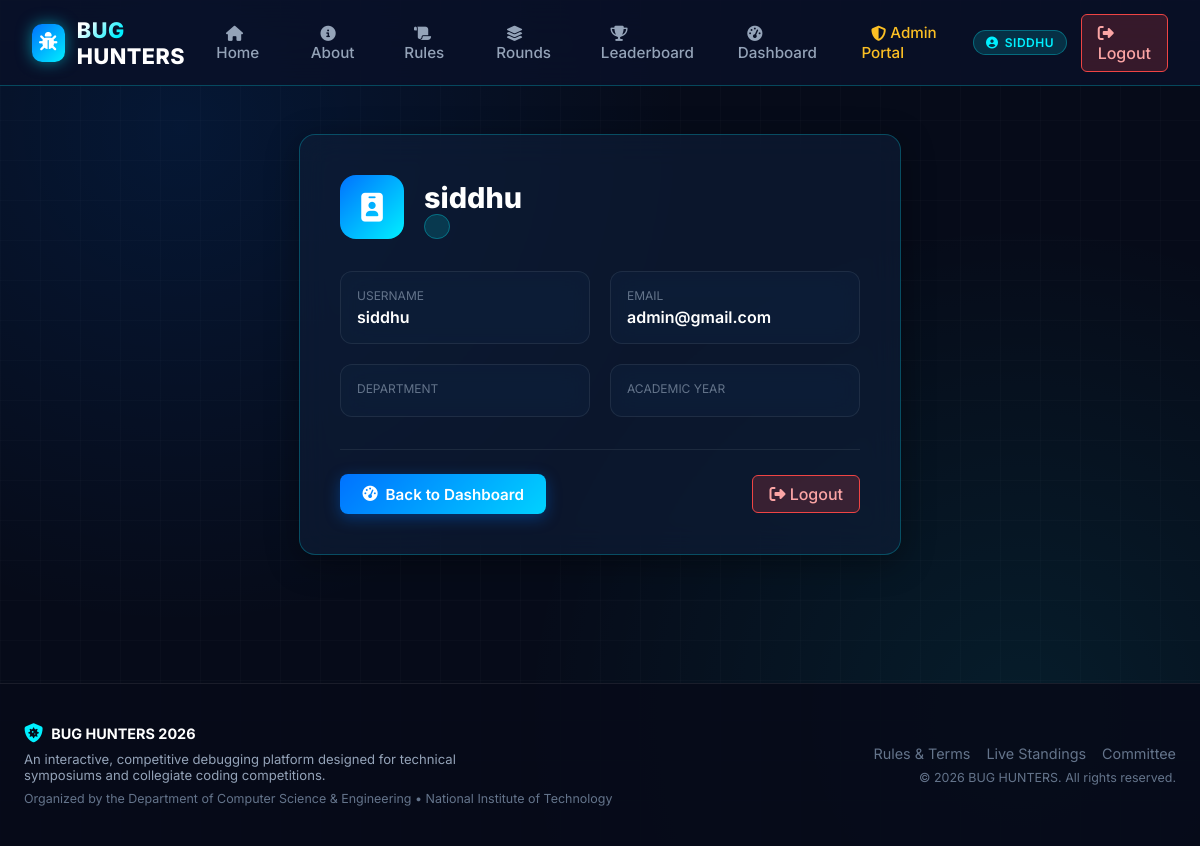
Page /accounts/profile/ (signed in) on the committed database.
### competition/models.py (models this page shows, shortened)
class CompetitionSettings(models.Model):
    title = models.CharField(max_length=200, default="BUG HUNTERS 2026")
    tagline = models.CharField(max_length=255, default="Think Smart. Debug Fast. Code Better.")
    college_name = models.CharField(max_length=255, default="Apex Institute of Technology")
    r1_qualifying_marks = models.IntegerField(default=9, help_text="Default 9 out of 15")
    r1_total_questions = models.IntegerField(default=15)
    r1_time_per_question_seconds = models.IntegerField(default=60, help_text="Time per question in seconds (1 min)")
    r1_enabled = models.BooleanField(default=True)
    r2_qualifying_marks = models.IntegerField(default=15, help_text="Default 15 out of 25")
    r2_total_questions = models.IntegerField(default=5)
    r2_time_per_question_seconds = models.IntegerField(default=300, help_text="Time per question in seconds (5 min)")
    r2_enabled = models.BooleanField(default=True)
    r3_total_questions = models.IntegerField(default=3)
    r3_time_per_question_seconds = models.IntegerField(default=600, help_text="Time per question in seconds (10 min)")
    r3_enabled = models.BooleanField(default=True)
    allow_registration = models.BooleanField(default=True)
    leaderboard_published = models.BooleanField(default=True)
    anti_cheating_enabled = models.BooleanField(default=True)
    max_warning_violations = models.IntegerField(default=3)
    updated_at = models.DateTimeField(auto_now=True)
    class Meta:
        verbose_name = "Competition Setting"
        verbose_name_plural = "Competition Settings"
    @classmethod
    def get_settings(cls):
        settings, created = cls.objects.get_or_create(id=1)
        return settings

### accounts/views.py (the view)
# urls.py: path('profile/', views.profile_view, name='profile'),
@login_required
def profile_view(request):
    return render(request, 'profile.html', {'user': request.user})

### competition/context_processors.py (called while the page is built)
def competition_context(request):
    settings = CompetitionSettings.get_settings()
    user_rounds = {}
    if request.user.is_authenticated:
        rounds = ParticipantRound.objects.filter(participant=request.user)
        for r in rounds:
            user_rounds[r.round_number] = r
    return {
        'comp_settings': settings,
        'user_rounds': user_rounds,
        'app_name': 'BUG HUNTERS',
    }

### templates/profile.html (shortened to what this page needs)
{% extends 'base.html' %}
{% block content %}
<div style="max-width: 650px; margin: 3rem auto; padding: 0 1.5rem 5rem;">
    <div class="glass-panel" style="padding: 2.5rem;">
        <div style="display: flex; align-items: center; gap: 1.25rem; margin-bottom: 2rem;">
            <div style="width: 64px; height: 64px; border-radius: 16px; background: linear-gradient(135deg, var(--electric-blue), var(--cyber-cyan)); display: flex; align-items: center; justify-content: center; font-size: 1.8rem; color: #fff;">
                <i class="fas fa-id-badge"></i>
            </div>
            <div>
                <h2 style="font-size: 1.8rem; font-weight: 800; color: #fff; margin: 0;">
                    {{ user.profile.full_name|default:user.username }}
                </h2>
                <span class="badge-cyber">{{ user.profile.roll_number }}</span>
            </div>
        </div>
        <div style="display: grid; grid-template-columns: 1fr 1fr; gap: 1.25rem; margin-bottom: 2rem;">
            <div class="glass-card-static" style="padding: 1rem;">
                <div style="font-size: 0.75rem; color: var(--text-dim); text-transform: uppercase;">Username</div>
                <div style="color: #fff; font-weight: 600; margin-top: 0.25rem;">{{ user.username }}</div>
            </div>
            <div class="glass-card-static" style="padding: 1rem;">
                <div style="font-size: 0.75rem; color: var(--text-dim); text-transform: uppercase;">Email</div>
                <div style="color: #fff; font-weight: 600; margin-top: 0.25rem;">{{ user.email }}</div>
            </div>
            <div class="glass-card-static" style="padding: 1rem;">
                <div style="font-size: 0.75rem; color: var(--text-dim); text-transform: uppercase;">Department</div>
            </div>
            <div class="glass-card-static" style="padding: 1rem;">
                <div style="font-size: 0.75rem; color: var(--text-dim); text-transform: uppercase;">Academic Year</div>
            </div>
        </div>
        <div style="display: flex; justify-content: space-between; align-items: center; padding-top: 1.5rem; border-top: 1px solid var(--border-glass);">
            <a href="{% url 'dashboard' %}" class="btn-cyber">
                <i class="fas fa-tachometer-alt"></i> Back to Dashboard
            </a>
            <a href="{% url 'logout' %}" class="btn-danger-cyber">
                <i class="fas fa-sign-out-alt"></i> Logout
            </a>
        </div>
    </div>
</div>
{% endblock %}

### templates/base.html (shortened to what this page needs)
{% load static %}
<!DOCTYPE html>
<html lang="en">
<head>
    <link rel="stylesheet" href="https://cdnjs.cloudflare.com/ajax/libs/font-awesome/6.5.1/css/all.min.css">
    <link rel="stylesheet" href="{% static 'css/styles.css' %}">
</head>
<body>
    <nav class="cyber-nav">
        <div class="nav-container">
            <a href="{% url 'home' %}" class="nav-brand">
                <div class="brand-icon">
                    <i class="fas fa-bug"></i>
                </div>
                <div>
                    <span class="gradient-text">BUG</span>
                    <span style="color: #ffffff;">HUNTERS</span>
                </div>
            </a>
            <ul class="nav-links">
                <li><a href="{% url 'home' %}" class="{% if request.resolver_match.url_name == 'home' %}active{% endif %}"><i class="fas fa-home"></i> Home</a></li>
                <li><a href="{% url 'about' %}" class="{% if request.resolver_match.url_name == 'about' %}active{% endif %}"><i class="fas fa-info-circle"></i> About</a></li>
                <li><a href="{% url 'rules' %}" class="{% if request.resolver_match.url_name == 'rules' %}active{% endif %}"><i class="fas fa-scroll"></i> Rules</a></li>
                <li><a href="{% url 'rounds_overview' %}" class="{% if request.resolver_match.url_name == 'rounds_overview' %}active{% endif %}"><i class="fas fa-layer-group"></i> Rounds</a></li>
                <li><a href="{% url 'leaderboard' %}" class="{% if request.resolver_match.url_name == 'leaderboard' %}active{% endif %}"><i class="fas fa-trophy"></i> Leaderboard</a></li>
                {% if user.is_authenticated %}
                    <li><a href="{% url 'dashboard' %}" class="{% if request.resolver_match.url_name == 'dashboard' %}active{% endif %}"><i class="fas fa-tachometer-alt"></i> Dashboard</a></li>
                    {% if user.is_staff or user.is_superuser %}
                        <li><a href="{% url 'admin_dashboard' %}" style="color: #fbbf24;"><i class="fas fa-shield-alt"></i> Admin Portal</a></li>
                    {% endif %}
                {% endif %}
            </ul>
            <div class="nav-actions">
                {% if user.is_authenticated %}
                    <div style="display: flex; align-items: center; gap: 0.85rem;">
                        <span class="badge-cyber" style="display: flex; align-items: center; gap: 0.4rem;">
                            <i class="fas fa-user-circle"></i> {{ user.profile.roll_number|default:user.username }}
                        </span>
                        <a href="{% url 'logout' %}" class="btn-danger-cyber" title="Logout">
                            <i class="fas fa-sign-out-alt"></i> Logout
                        </a>
                    </div>
                {% endif %}
            </div>
        </div>
    </nav>
    <main style="flex-grow: 1;">
        {% block content %}{% endblock %}
    </main>
    <footer class="cyber-footer">
        <div class="footer-content">
            <div>
                <div style="display: flex; align-items: center; gap: 0.5rem; margin-bottom: 0.5rem;">
                    <i class="fas fa-shield-virus" style="color: var(--cyber-cyan); font-size: 1.2rem;"></i>
                    <span style="font-weight: 700; color: #fff;">{{ comp_settings.title }}</span>
                </div>
                <p style="font-size: 0.82rem; color: var(--text-muted); max-width: 480px;">
                    An interactive, competitive debugging platform designed for technical symposiums and collegiate coding competitions.
                </p>
                <p style="font-size: 0.78rem; color: var(--text-dim); margin-top: 0.5rem;">
                    Organized by the Department of Computer Science &amp; Engineering &bull; {{ comp_settings.college_name }}
                </p>
            </div>
            <div style="text-align: right;">
                <div style="margin-bottom: 0.5rem; display: flex; gap: 1rem; justify-content: flex-end;">
                    <a href="{% url 'rules' %}" style="color: var(--text-dim); text-decoration: none;">Rules &amp; Terms</a>
                    <a href="{% url 'leaderboard' %}" style="color: var(--text-dim); text-decoration: none;">Live Standings</a>
                    <a href="{% url 'about' %}" style="color: var(--text-dim); text-decoration: none;">Committee</a>
                </div>
                <p style="font-size: 0.78rem; color: var(--text-dim);">
                    &copy; 2026 BUG HUNTERS. All rights reserved.
                </p>
            </div>
        </div>
    </footer>
</body>
</html>

### static/css/styles.css (style rules this page uses)
:root { --bg-deep: #060b19; --bg-dark: #0a1128; --bg-surface: #0e1e38; --bg-card: rgba(14, 30, 56, 0.7); --bg-glass: rgba(14, 30, 56, 0.65); --electric-blue: #0072ff; --cyber-cyan: #00f0ff; --neon-teal: #00e5ff; --accent-purple: #7928ca; --accent-pink: #ff0080; --text-main: #f8fafc; --text-muted: #94a3b8; --text-dim: #64748b; --border-cyan: rgba(0, 240, 255, 0.25); --border-glass: rgba(255, 255, 255, 0.08); --border-glow: 0 0 15px rgba(0, 240, 255, 0.3); --success: #10b981; --warning: #f59e0b; --danger: #ef4444; --font-main: 'Inter', -apple-system, BlinkMacSystemFont, sans-serif; --font-mono: 'JetBrains Mono', monospace; }
* { margin: 0; padding: 0; box-sizing: border-box; }
body { font-family: var(--font-main); background-color: var(--bg-deep); color: var(--text-main); min-height: 100vh; display: flex; flex-direction: column; position: relative; overflow-x: hidden; background-image: radial-gradient(circle at 15% 15%, rgba(0, 114, 255, 0.12) 0%, transparent 40%), radial-gradient(circle at 85% 85%, rgba(0, 240, 255, 0.08) 0%, transparent 40%), linear-gradient(rgba(255, 255, 255, 0.015) 1px, transparent 1px), linear-gradient(90deg, rgba(255, 255, 255, 0.015) 1px, transparent 1px); background-size: 100% 100%, 100% 100%, 40px 40px, 40px 40px; }
.glass-panel { background: var(--bg-glass); backdrop-filter: blur(16px); -webkit-backdrop-filter: blur(16px); border: 1px solid var(--border-cyan); border-radius: 16px; box-shadow: 0 8px 32px 0 rgba(0, 0, 0, 0.37); transition: all 0.3s cubic-bezier(0.4, 0, 0.2, 1); }
.glass-card-static { background: var(--bg-card); backdrop-filter: blur(14px); border: 1px solid var(--border-glass); border-radius: 12px; }
.gradient-text { background: linear-gradient(135deg, #ffffff 20%, var(--cyber-cyan) 80%); -webkit-background-clip: text; -webkit-text-fill-color: transparent; }
.cyber-nav { background: rgba(10, 17, 40, 0.85); backdrop-filter: blur(20px); border-bottom: 1px solid var(--border-cyan); padding: 0.85rem 2rem; position: sticky; top: 0; z-index: 1000; }
.nav-container { max-width: 1300px; margin: 0 auto; display: flex; align-items: center; justify-content: space-between; }
.nav-brand { display: flex; align-items: center; gap: 0.75rem; text-decoration: none; font-weight: 800; font-size: 1.35rem; letter-spacing: 0.5px; }
.brand-icon { width: 38px; height: 38px; border-radius: 10px; background: linear-gradient(135deg, var(--electric-blue), var(--cyber-cyan)); display: flex; align-items: center; justify-content: center; color: #fff; font-size: 1.15rem; box-shadow: 0 0 15px rgba(0, 240, 255, 0.5); }
.nav-links { display: flex; align-items: center; gap: 1.5rem; list-style: none; }
.nav-links a { color: var(--text-muted); text-decoration: none; font-size: 0.95rem; font-weight: 500; transition: all 0.2s ease; padding: 0.4rem 0.6rem; border-radius: 6px; }
.nav-actions { display: flex; align-items: center; gap: 0.85rem; }
.btn-cyber { background: linear-gradient(135deg, var(--electric-blue), #00d2ff); color: #fff; border: none; padding: 0.65rem 1.4rem; border-radius: 8px; font-weight: 600; font-size: 0.95rem; cursor: pointer; display: inline-flex; align-items: center; gap: 0.5rem; text-decoration: none; transition: all 0.25s ease; box-shadow: 0 4px 15px rgba(0, 114, 255, 0.35); }
.btn-danger-cyber { background: rgba(239, 68, 68, 0.2); border: 1px solid var(--danger); color: #fca5a5; padding: 0.5rem 1rem; border-radius: 6px; cursor: pointer; text-decoration: none; font-weight: 500; transition: all 0.2s; }
.badge-cyber { background: rgba(0, 240, 255, 0.15); color: var(--cyber-cyan); border: 1px solid rgba(0, 240, 255, 0.3); padding: 0.25rem 0.75rem; border-radius: 20px; font-size: 0.75rem; font-weight: 600; letter-spacing: 0.5px; text-transform: uppercase; }
.cyber-footer { margin-top: auto; border-top: 1px solid var(--border-glass); background: rgba(6, 11, 25, 0.9); padding: 2.5rem 1.5rem; font-size: 0.9rem; color: var(--text-dim); }
.footer-content { max-width: 1250px; margin: 0 auto; display: flex; align-items: center; justify-content: space-between; flex-wrap: wrap; gap: 1.5rem; }

### rows in the picture
CompetitionSettings: title "BUG HUNTERS 2026", college_name "National Institute of Technology"

### other values in the picture
{{ user.profile.roll_number|default:user.username }} "SIDDHU"
{{ user.profile.full_name|default:user.username }} "siddhu"
{{ user.username }} "siddhu"
{{ user.email }} "admin@gmail.com"
